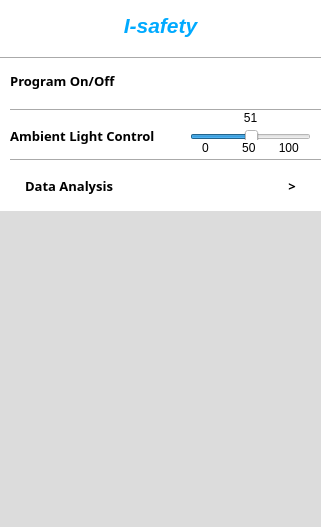
<?xml version="1.0" encoding="UTF-8"?>
<ui version="4.0">
 <class>Form</class>
 <widget class="QWidget" name="Form">
  <property name="geometry">
   <rect>
    <x>0</x>
    <y>0</y>
    <width>321</width>
    <height>527</height>
   </rect>
  </property>
  <property name="sizePolicy">
   <sizepolicy hsizetype="Fixed" vsizetype="Fixed">
    <horstretch>0</horstretch>
    <verstretch>0</verstretch>
   </sizepolicy>
  </property>
  <property name="minimumSize">
   <size>
    <width>321</width>
    <height>527</height>
   </size>
  </property>
  <property name="maximumSize">
   <size>
    <width>321</width>
    <height>527</height>
   </size>
  </property>
  <property name="sizeIncrement">
   <size>
    <width>321</width>
    <height>527</height>
   </size>
  </property>
  <property name="baseSize">
   <size>
    <width>321</width>
    <height>527</height>
   </size>
  </property>
  <property name="font">
   <font>
    <stylestrategy>PreferDefault</stylestrategy>
   </font>
  </property>
  <property name="cursor">
   <cursorShape>ArrowCursor</cursorShape>
  </property>
  <property name="windowTitle">
   <string>I-safety</string>
  </property>
  <property name="windowIcon">
   <iconset>
    <normaloff>icon.png</normaloff>icon.png</iconset>
  </property>
  <property name="layoutDirection">
   <enum>Qt::LeftToRight</enum>
  </property>
  <property name="autoFillBackground">
   <bool>false</bool>
  </property>
  <property name="styleSheet">
   <string notr="true">background-color: rgb(220, 220, 220);</string>
  </property>
  <widget class="QPushButton" name="pushButton">
   <property name="geometry">
    <rect>
     <x>220</x>
     <y>60</y>
     <width>81</width>
     <height>43</height>
    </rect>
   </property>
   <property name="sizePolicy">
    <sizepolicy hsizetype="Fixed" vsizetype="Fixed">
     <horstretch>0</horstretch>
     <verstretch>0</verstretch>
    </sizepolicy>
   </property>
   <property name="minimumSize">
    <size>
     <width>81</width>
     <height>43</height>
    </size>
   </property>
   <property name="maximumSize">
    <size>
     <width>81</width>
     <height>43</height>
    </size>
   </property>
   <property name="sizeIncrement">
    <size>
     <width>81</width>
     <height>43</height>
    </size>
   </property>
   <property name="baseSize">
    <size>
     <width>81</width>
     <height>43</height>
    </size>
   </property>
   <property name="font">
    <font>
     <weight>50</weight>
     <bold>false</bold>
    </font>
   </property>
   <property name="autoFillBackground">
    <bool>false</bool>
   </property>
   <property name="styleSheet">
    <string notr="true">background-color: rgb(255, 255, 255);
border:0px;</string>
   </property>
   <property name="text">
    <string/>
   </property>
   <property name="icon">
    <iconset>
     <normaloff>../../Desktop/I-safery(document)/i_safety_Ui_image/OFF.png</normaloff>
     <normalon>../../Desktop/I-safery(document)/i_safety_Ui_image/ON.png</normalon>
     <disabledoff>../../Desktop/I-safery(document)/i_safety_Ui_image/OFF.png</disabledoff>
     <disabledon>../../Desktop/I-safery(document)/i_safety_Ui_image/ON.png</disabledon>
     <activeoff>../../Desktop/I-safery(document)/i_safety_Ui_image/OFF.png</activeoff>
     <activeon>../../Desktop/I-safery(document)/i_safety_Ui_image/ON.png</activeon>
     <selectedoff>../../Desktop/I-safery(document)/i_safety_Ui_image/OFF.png</selectedoff>
     <selectedon>../../Desktop/ON.png</selectedon>../../Desktop/I-safery(document)/i_safety_Ui_image/OFF.png</iconset>
   </property>
   <property name="iconSize">
    <size>
     <width>81</width>
     <height>43</height>
    </size>
   </property>
   <property name="checkable">
    <bool>true</bool>
   </property>
  </widget>
  <widget class="QLabel" name="label">
   <property name="geometry">
    <rect>
     <x>0</x>
     <y>50</y>
     <width>321</width>
     <height>61</height>
    </rect>
   </property>
   <property name="sizePolicy">
    <sizepolicy hsizetype="Fixed" vsizetype="Fixed">
     <horstretch>0</horstretch>
     <verstretch>0</verstretch>
    </sizepolicy>
   </property>
   <property name="minimumSize">
    <size>
     <width>321</width>
     <height>61</height>
    </size>
   </property>
   <property name="maximumSize">
    <size>
     <width>321</width>
     <height>61</height>
    </size>
   </property>
   <property name="sizeIncrement">
    <size>
     <width>321</width>
     <height>61</height>
    </size>
   </property>
   <property name="baseSize">
    <size>
     <width>321</width>
     <height>61</height>
    </size>
   </property>
   <property name="font">
    <font>
     <family>함초롬돋움</family>
     <pointsize>10</pointsize>
     <weight>75</weight>
     <bold>true</bold>
    </font>
   </property>
   <property name="layoutDirection">
    <enum>Qt::RightToLeft</enum>
   </property>
   <property name="styleSheet">
    <string notr="true">background-color: rgb(255, 255, 255);</string>
   </property>
   <property name="lineWidth">
    <number>1</number>
   </property>
   <property name="text">
    <string>   Program On/Off</string>
   </property>
   <property name="alignment">
    <set>Qt::AlignLeading|Qt::AlignLeft|Qt::AlignVCenter</set>
   </property>
  </widget>
  <widget class="QLabel" name="label_2">
   <property name="geometry">
    <rect>
     <x>0</x>
     <y>110</y>
     <width>321</width>
     <height>51</height>
    </rect>
   </property>
   <property name="sizePolicy">
    <sizepolicy hsizetype="Fixed" vsizetype="Fixed">
     <horstretch>0</horstretch>
     <verstretch>0</verstretch>
    </sizepolicy>
   </property>
   <property name="minimumSize">
    <size>
     <width>321</width>
     <height>51</height>
    </size>
   </property>
   <property name="maximumSize">
    <size>
     <width>321</width>
     <height>51</height>
    </size>
   </property>
   <property name="sizeIncrement">
    <size>
     <width>321</width>
     <height>51</height>
    </size>
   </property>
   <property name="baseSize">
    <size>
     <width>321</width>
     <height>51</height>
    </size>
   </property>
   <property name="font">
    <font>
     <family>함초롬돋움</family>
     <pointsize>10</pointsize>
     <weight>75</weight>
     <italic>false</italic>
     <bold>true</bold>
    </font>
   </property>
   <property name="toolTip">
    <string>&lt;html&gt;&lt;head/&gt;&lt;body&gt;&lt;p&gt;&lt;br/&gt;&lt;/p&gt;&lt;/body&gt;&lt;/html&gt;</string>
   </property>
   <property name="layoutDirection">
    <enum>Qt::RightToLeft</enum>
   </property>
   <property name="styleSheet">
    <string notr="true">background-color: rgb(255, 255, 255);</string>
   </property>
   <property name="lineWidth">
    <number>1</number>
   </property>
   <property name="text">
    <string>   Ambient Light Control</string>
   </property>
  </widget>
  <widget class="Line" name="line">
   <property name="geometry">
    <rect>
     <x>10</x>
     <y>100</y>
     <width>311</width>
     <height>20</height>
    </rect>
   </property>
   <property name="minimumSize">
    <size>
     <width>311</width>
     <height>20</height>
    </size>
   </property>
   <property name="maximumSize">
    <size>
     <width>311</width>
     <height>20</height>
    </size>
   </property>
   <property name="sizeIncrement">
    <size>
     <width>311</width>
     <height>20</height>
    </size>
   </property>
   <property name="baseSize">
    <size>
     <width>311</width>
     <height>20</height>
    </size>
   </property>
   <property name="styleSheet">
    <string notr="true">background-color: rgb(255, 255, 255);</string>
   </property>
   <property name="orientation">
    <enum>Qt::Horizontal</enum>
   </property>
  </widget>
  <widget class="QSlider" name="horizontalSlider">
   <property name="geometry">
    <rect>
     <x>190</x>
     <y>130</y>
     <width>121</width>
     <height>21</height>
    </rect>
   </property>
   <property name="sizePolicy">
    <sizepolicy hsizetype="Preferred" vsizetype="Preferred">
     <horstretch>0</horstretch>
     <verstretch>0</verstretch>
    </sizepolicy>
   </property>
   <property name="minimumSize">
    <size>
     <width>121</width>
     <height>21</height>
    </size>
   </property>
   <property name="maximumSize">
    <size>
     <width>121</width>
     <height>21</height>
    </size>
   </property>
   <property name="sizeIncrement">
    <size>
     <width>121</width>
     <height>21</height>
    </size>
   </property>
   <property name="baseSize">
    <size>
     <width>121</width>
     <height>21</height>
    </size>
   </property>
   <property name="mouseTracking">
    <bool>false</bool>
   </property>
   <property name="styleSheet">
    <string notr="true">background-color: rgb(255, 255, 255);</string>
   </property>
   <property name="maximum">
    <number>100</number>
   </property>
   <property name="singleStep">
    <number>10</number>
   </property>
   <property name="value">
    <number>51</number>
   </property>
   <property name="orientation">
    <enum>Qt::Horizontal</enum>
   </property>
   <property name="invertedAppearance">
    <bool>false</bool>
   </property>
   <property name="invertedControls">
    <bool>false</bool>
   </property>
   <property name="tickPosition">
    <enum>QSlider::TicksBelow</enum>
   </property>
   <property name="tickInterval">
    <number>50</number>
   </property>
  </widget>
  <widget class="Line" name="line_2">
   <property name="geometry">
    <rect>
     <x>10</x>
     <y>150</y>
     <width>311</width>
     <height>20</height>
    </rect>
   </property>
   <property name="minimumSize">
    <size>
     <width>311</width>
     <height>20</height>
    </size>
   </property>
   <property name="maximumSize">
    <size>
     <width>311</width>
     <height>20</height>
    </size>
   </property>
   <property name="sizeIncrement">
    <size>
     <width>311</width>
     <height>20</height>
    </size>
   </property>
   <property name="baseSize">
    <size>
     <width>311</width>
     <height>20</height>
    </size>
   </property>
   <property name="styleSheet">
    <string notr="true">background-color: rgb(255, 255, 255);</string>
   </property>
   <property name="orientation">
    <enum>Qt::Horizontal</enum>
   </property>
  </widget>
  <widget class="QLabel" name="label_5">
   <property name="geometry">
    <rect>
     <x>180</x>
     <y>140</y>
     <width>141</width>
     <height>16</height>
    </rect>
   </property>
   <property name="sizePolicy">
    <sizepolicy hsizetype="Preferred" vsizetype="Preferred">
     <horstretch>0</horstretch>
     <verstretch>0</verstretch>
    </sizepolicy>
   </property>
   <property name="minimumSize">
    <size>
     <width>141</width>
     <height>16</height>
    </size>
   </property>
   <property name="maximumSize">
    <size>
     <width>141</width>
     <height>16</height>
    </size>
   </property>
   <property name="sizeIncrement">
    <size>
     <width>141</width>
     <height>16</height>
    </size>
   </property>
   <property name="baseSize">
    <size>
     <width>141</width>
     <height>16</height>
    </size>
   </property>
   <property name="styleSheet">
    <string notr="true">background-color: rgb(255, 255, 255);</string>
   </property>
   <property name="text">
    <string>0          50       100</string>
   </property>
   <property name="alignment">
    <set>Qt::AlignCenter</set>
   </property>
  </widget>
  <widget class="QPushButton" name="pushButton_2">
   <property name="geometry">
    <rect>
     <x>0</x>
     <y>160</y>
     <width>321</width>
     <height>51</height>
    </rect>
   </property>
   <property name="sizePolicy">
    <sizepolicy hsizetype="Fixed" vsizetype="Fixed">
     <horstretch>0</horstretch>
     <verstretch>0</verstretch>
    </sizepolicy>
   </property>
   <property name="minimumSize">
    <size>
     <width>321</width>
     <height>51</height>
    </size>
   </property>
   <property name="maximumSize">
    <size>
     <width>321</width>
     <height>51</height>
    </size>
   </property>
   <property name="sizeIncrement">
    <size>
     <width>321</width>
     <height>51</height>
    </size>
   </property>
   <property name="baseSize">
    <size>
     <width>321</width>
     <height>51</height>
    </size>
   </property>
   <property name="font">
    <font>
     <family>함초롬돋움</family>
     <pointsize>10</pointsize>
     <weight>75</weight>
     <bold>true</bold>
    </font>
   </property>
   <property name="layoutDirection">
    <enum>Qt::LeftToRight</enum>
   </property>
   <property name="styleSheet">
    <string notr="true">QPushButton
{
   border:0px;
   background-color:white;
}
QPushButton:hover
{
   background-color:rgb(241, 241, 241);
}
</string>
   </property>
   <property name="text">
    <string>Data Analysis                                                    &gt;</string>
   </property>
   <property name="default">
    <bool>false</bool>
   </property>
  </widget>
  <widget class="QLabel" name="label_3">
   <property name="geometry">
    <rect>
     <x>0</x>
     <y>0</y>
     <width>321</width>
     <height>51</height>
    </rect>
   </property>
   <property name="sizePolicy">
    <sizepolicy hsizetype="Fixed" vsizetype="Fixed">
     <horstretch>0</horstretch>
     <verstretch>0</verstretch>
    </sizepolicy>
   </property>
   <property name="minimumSize">
    <size>
     <width>321</width>
     <height>51</height>
    </size>
   </property>
   <property name="maximumSize">
    <size>
     <width>321</width>
     <height>51</height>
    </size>
   </property>
   <property name="sizeIncrement">
    <size>
     <width>321</width>
     <height>51</height>
    </size>
   </property>
   <property name="baseSize">
    <size>
     <width>321</width>
     <height>51</height>
    </size>
   </property>
   <property name="font">
    <font>
     <family>Segoe UI</family>
     <pointsize>16</pointsize>
     <weight>75</weight>
     <italic>true</italic>
     <bold>true</bold>
    </font>
   </property>
   <property name="styleSheet">
    <string notr="true">background-color: rgb(255, 255, 255);
color:rgb(0, 170, 255);</string>
   </property>
   <property name="text">
    <string>I-safety</string>
   </property>
   <property name="alignment">
    <set>Qt::AlignCenter</set>
   </property>
  </widget>
  <widget class="Line" name="line_3">
   <property name="geometry">
    <rect>
     <x>0</x>
     <y>50</y>
     <width>321</width>
     <height>16</height>
    </rect>
   </property>
   <property name="minimumSize">
    <size>
     <width>321</width>
     <height>16</height>
    </size>
   </property>
   <property name="maximumSize">
    <size>
     <width>321</width>
     <height>16</height>
    </size>
   </property>
   <property name="sizeIncrement">
    <size>
     <width>321</width>
     <height>16</height>
    </size>
   </property>
   <property name="baseSize">
    <size>
     <width>321</width>
     <height>16</height>
    </size>
   </property>
   <property name="styleSheet">
    <string notr="true">background-color: rgb(255, 255, 255);</string>
   </property>
   <property name="orientation">
    <enum>Qt::Horizontal</enum>
   </property>
  </widget>
  <widget class="QLabel" name="label_4">
   <property name="geometry">
    <rect>
     <x>230</x>
     <y>110</y>
     <width>41</width>
     <height>16</height>
    </rect>
   </property>
   <property name="styleSheet">
    <string notr="true">background-color: rgb(255, 255, 255);</string>
   </property>
   <property name="text">
    <string>51</string>
   </property>
   <property name="alignment">
    <set>Qt::AlignCenter</set>
   </property>
  </widget>
  <zorder>label</zorder>
  <zorder>label_2</zorder>
  <zorder>line</zorder>
  <zorder>label_3</zorder>
  <zorder>horizontalSlider</zorder>
  <zorder>line_3</zorder>
  <zorder>pushButton</zorder>
  <zorder>line_2</zorder>
  <zorder>label_5</zorder>
  <zorder>pushButton_2</zorder>
  <zorder>label_4</zorder>
 </widget>
 <resources/>
 <connections/>
</ui>
